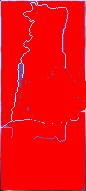
//> input picture gen.jpg, 86 x 191 px
$ ./watershed11 gen.jpg   (built with g++ and OpenCV 4)
//> lines starting //> are read from the running program, lines starting //| are printed output that depends on the picture
#include "opencv2/imgproc/imgproc.hpp"
#include "opencv2/highgui/highgui.hpp"

#include <cstdio>
#include <iostream>
#include "watershed.h"
using namespace cv;
using namespace std;
int xdiff;

static void help()
{
    cout << "\nThis program demonstrates the famous watershed segmentation algorithm in OpenCV: watershed()\n"
            "Usage:\n"
            "./watershed [image_name -- default is fruits.jpg]\n" << endl;


    cout << "Hot keys: \n"
        "\tESC - quit the program\n"
        "\tr - restore the original image\n"
        "\tw or SPACE - run watershed segmentation algorithm\n"
        "\t\t(before running it, *roughly* mark the areas to segment on the image)\n"
        "\t  (before that, roughly outline several markers on the image)\n";
}
Mat markerMask, img;
Point prevPt(-1, -1);

static void onMouse( int event, int x, int y, int flags, void* )
{
    if( x < 0 || x >= img.cols || y < 0 || y >= img.rows )
        return;
    if( event == CV_EVENT_LBUTTONUP || !(flags & CV_EVENT_FLAG_LBUTTON) )
        prevPt = Point(-1,-1);
    else if( event == CV_EVENT_LBUTTONDOWN )
        prevPt = Point(x,y);
    else if( event == CV_EVENT_MOUSEMOVE && (flags & CV_EVENT_FLAG_LBUTTON) )
    {
        Point pt(x, y);
        if( prevPt.x < 0 )
            prevPt = pt;
        line( markerMask, prevPt, pt, Scalar::all(255), 5, 8, 0 );
        line( img, prevPt, pt, Scalar::all(255), 5, 8, 0 );
        prevPt = pt;
        imshow("image", img);
    }
}

int main( int argc, char** argv )
{
    char* filename = argc >= 2 ? argv[1] : (char*)"fruits.jpg";
    Mat img0 = imread(filename, 1), imgGray;
//> img0 is the input picture: 191 rows x 86 cols, CV_8UC3; mean B, G, R 16.1, 11.3, 242.1

    if( img0.empty() )
    {
        cout << "Couldn'g open image " << filename << ". Usage: watershed <image_name>\n";
        return 0;
    }
    help();
    namedWindow( "image", 1 );

    img0.copyTo(img);
    cvtColor(img, markerMask, CV_BGR2GRAY);
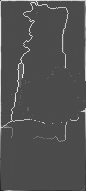
//> markerMask: 191 rows x 86 cols, CV_8UC1; min 31, max 234, mean 80.8
    cvtColor(markerMask, imgGray, CV_GRAY2BGR);
    markerMask = Scalar::all(0);
    imshow( "image", img );
  // [18 lines of commented-out code are left out]
		IplImage imgb=img0;
		IplImage* mask=cvCreateImage(cvGetSize(&imgb),8,1);
		int radius=60;
		cvZero(mask);
		cvLine(mask,cvPoint(3*radius/2,3*radius/2-radius/3),cvPoint(3*radius/2,3*radius/2+3*radius/3),CV_RGB(255,255,255),13);
		cvLine(mask,cvPoint(radius/6,3*radius/2-radius),cvPoint(radius/6,3*radius/2*7/5),CV_RGB(255,255,255),20);
		cvLine(mask,cvPoint(3*radius-radius/6,3*radius/2-radius),cvPoint(3*radius-radius/6,3*radius/2*7/5),CV_RGB(255,255,255),20);
		cvShowImage("Mask",mask);
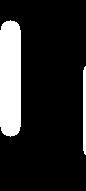
//> window 'Mask': 191 rows x 86 cols, CV_8UC1; 15.8% white; 2 white regions
		//cvSaveImage("images/tmpmask.jpg",mask);

		Mat maskm (mask);

		markerMask=maskm;

        //if( (char) == 'w' || (char) == ' ' )
        //{
        	cvWaitKey(0);
            int i, j, compCount = 0;
            vector<vector<Point> > contours;
            vector<Vec4i> hierarchy;

            findContours(markerMask, contours, hierarchy, CV_RETR_CCOMP, CV_CHAIN_APPROX_SIMPLE);

//            if( contours.empty() )
//                continue;
            Mat markers(markerMask.size(), CV_32S);
            Mat markers2(markerMask.size(), CV_32S);
            markers = Scalar::all(0);
            int idx = 0;
            for( ; idx >= 0; idx = hierarchy[idx][0], compCount++ )
                drawContours(markers, contours, idx, Scalar::all(compCount+1), -1, 8, hierarchy, INT_MAX);
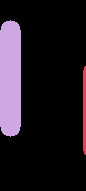
//> markers: 191 rows x 86 cols, CV_32SC1; 3 distinct labels, from 0 to 2; one colour per label, 0 black
//> after the loop, idx = -1; compCount = 2

//            if( compCount == 0 )
//                continue;

            vector<Vec3b> colorTab;
            for( i = 0; i < compCount; i++ )
            {
                int b = theRNG().uniform(0, 255);
                int g = theRNG().uniform(0, 255);
                int r = theRNG().uniform(0, 255);

                colorTab.push_back(Vec3b((uchar)b, (uchar)g, (uchar)r));
            }

            double t = (double)getTickCount();
            watershed( img0, markers );
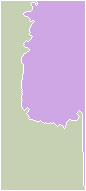
//> markers: 191 rows x 86 cols, CV_32SC1; 3 distinct labels, from -1 to 2; one colour per label, 0 black, -1 white
           // imshow( "watershed", markers );
            t = (double)getTickCount() - t;
            printf( "execution time = %gms\n", t*1000./getTickFrequency() );
            //Mat markers2;
			markers.copyTo(markers2);
			// [4 lines of commented-out code are left out]
            Mat wshed(markers.size(), CV_8UC3);
			imshow( "watershed", markers2 );
            // paint the watershed image
      		int pass=5,x1=0;
      		int sum1_j=0,sum2_j=0,sum3_j=0;
      		int sum1_i=0,sum2_i=0,sum3_i=0;
      		int area1=0,area2=0,area3=0;
			for( i = 0; i < markers.rows*4/5; i++ )
            {
            	int contCount=0;
		        for( j = 0; j < markers.cols; j++ )
		        {
		        	int index = markers.at<int>(i,j);
		        	//printf("%d",index);
		            if( index == -1 )
		            {
		            	contCount++;
		            	if(i==1*markers.rows/4)
		            	{
		            		printf("Found Contour %d at x=%d\n",contCount,j);
		            	   	if(contCount==2)
		            		{
		            			printf("Found Contour2--%d\n",j);
		            			x1=j;
		            			j+=10;
		            			pass=4;
		            		}
		            		else if(contCount==3)
		            		{
		            			printf("Found Contour3---%d\n",j);
		            			x1=(j+x1)/2;
		            			pass=5;
		            		}
		            	}
		            }
		            else if (index==1)
		            {
		            	sum1_j+=j;
		            	area1+=1;
		            	sum1_i+=i;
		            }
		            else if (index==2)
		            {
		            	sum2_j+=j;
		            	area2+=1;
		            	sum2_i+=i;
		            }
		            else if (index==3)
		            {
		            	sum3_j+=j;
		             	area3+=1;
		           		sum3_i+=i;
		            }
		         //   if(pass==5 && contCount==3)
		           // 	printf("%d",index);
	      		}
			}
//> this loop made 152 passes
//> (x1, sum1_j, area1) on passes 2 to 4: (0, 2904, 48), (0, 5771, 95), (0, 8768, 146)
//> after the loop, x1 = 55; j = 86; pass = 5; sum1_j = 389639; area1 = 7048; sum1_i = 441965; sum2_j = 138203; area2 = 5372; sum2_i = 500423; sum3_j = 0; area3 = 0; sum3_i = 0
			printf("\nPicture Size=(%d,%d)\n",markers.rows,markers.cols);
//| Picture Size=(191,86)
			printf("Contour 1: \n Area=%d\nCenter=(%d,%d)\n",area1,sum1_j/area1,sum1_i/area1);
//| Contour 1:
//|  Area=7048
//| Center=(55,62)
			printf("Contour 2: \n Area=%d\nCenter=(%d,%d)\n",area2,sum2_j/area2,sum2_i/area2);
//| Contour 2:
//|  Area=5372
//| Center=(25,93)
//> (the run ends here: the program crashes, at `printf("Contour 3: \n Area=%d\nCenter=(%d,%d)\n",area3,sum3_j/area3,su..`)
